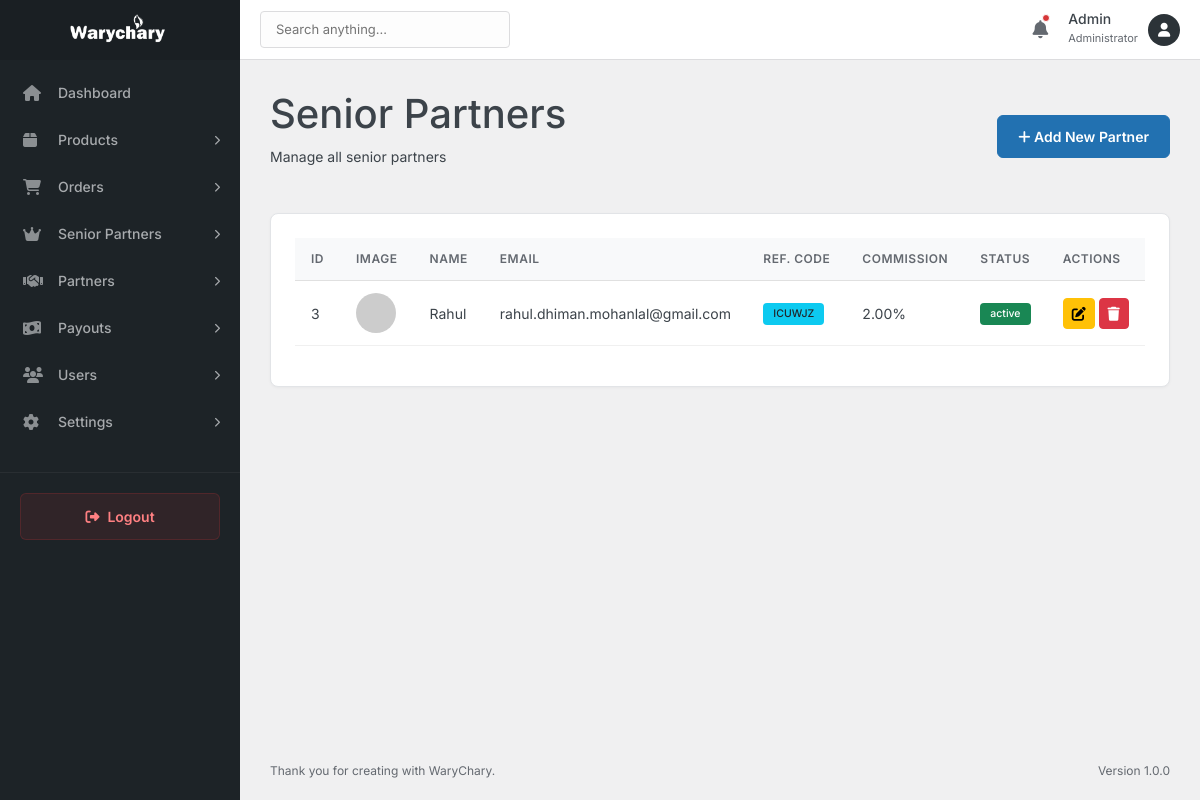
/admin/senior-partners/index.php (signed in), run on an earlier commit of the app's database.
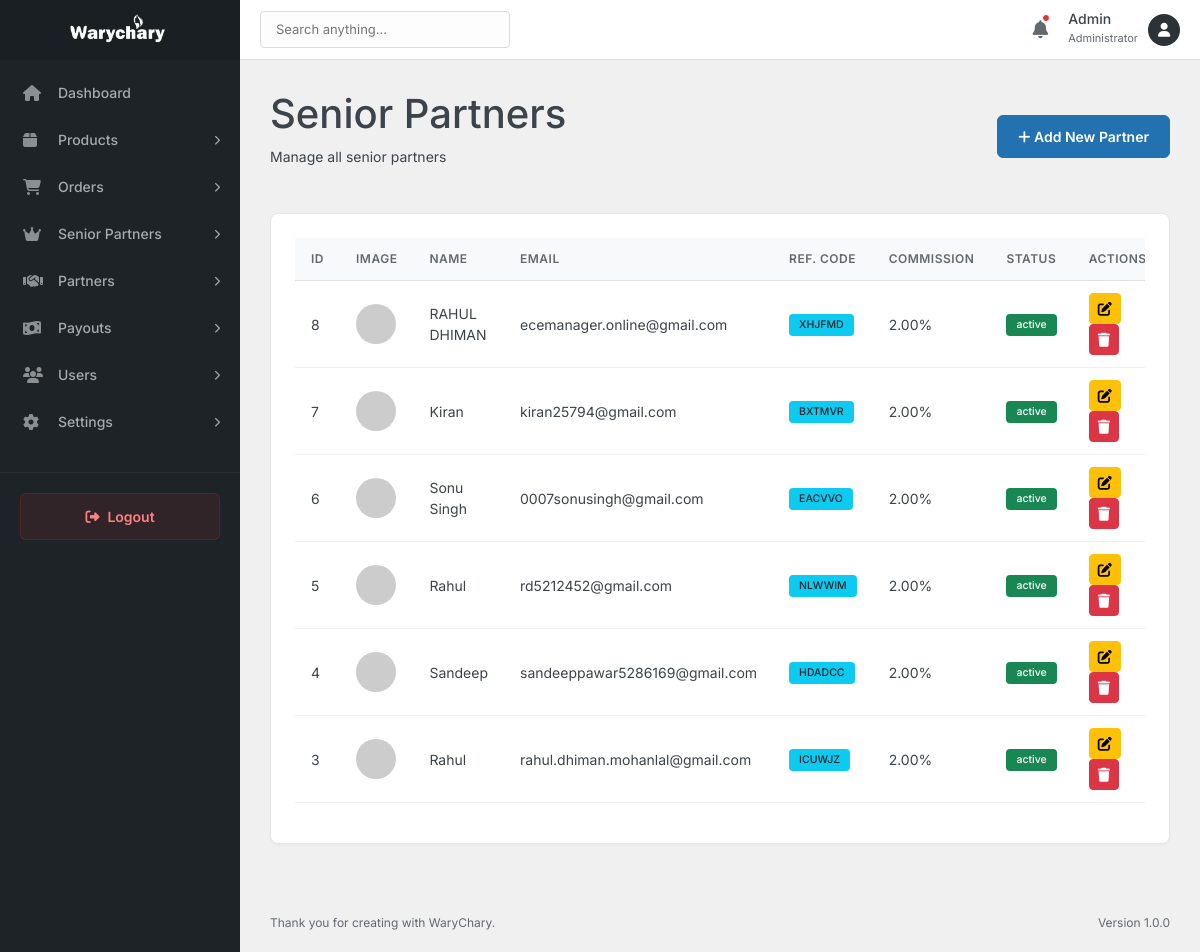
And on a later commit of the database.
### tables this page shows
CREATE TABLE `senior_partners` (
  `id` int(11) NOT NULL AUTO_INCREMENT,
  `name` varchar(100) NOT NULL,
  `email` varchar(100) NOT NULL,
  `mobile` varchar(20) NOT NULL,
  `image` varchar(255) DEFAULT NULL,
  `gender` enum('Male','Female','Other') NOT NULL,
  `state` varchar(100) DEFAULT NULL,
  `city` varchar(100) DEFAULT NULL,
  `pincode` varchar(20) DEFAULT NULL,
  `address` text DEFAULT NULL,
  `password` varchar(255) NOT NULL,
  `referral_code` varchar(6) NOT NULL,
  `commission` decimal(5,2) DEFAULT 2.00,
  `status` enum('active','inactive') DEFAULT 'active',
  `created_at` timestamp NULL DEFAULT current_timestamp(),
  `updated_at` timestamp NULL DEFAULT current_timestamp() ON UPDATE current_timestamp(),
  `earning` decimal(10,2) NOT NULL DEFAULT 0.00,
  `total_earnings` decimal(10,2) NOT NULL DEFAULT 0.00,
  PRIMARY KEY (`id`),
  UNIQUE KEY `email` (`email`),
  UNIQUE KEY `referral_code` (`referral_code`)
);

### admin/senior-partners/index.php (the view, shortened to what this page needs)
<?php
include_once __DIR__ . '/../includes/header.php';
$database = new Database();
$db = $database->getConnection();
?>
<div class="page-header">
    <div class="header-title">
        <h1>Senior Partners</h1>
        <p>Manage all senior partners</p>
    </div>
    <div class="header-actions">
        <a href="add-senior-partner.php" class="btn btn-primary"><i class="fas fa-plus"></i> Add New Partner</a>
    </div>
</div>
<div class="card">
    <div class="card-body">
        <div class="table-responsive">
            <table class="table table-hover">
                <thead>
                    <tr>
                        <th>ID</th>
                        <th>Image</th>
                        <th>Name</th>
                        <th>Email</th>
                        <th>Ref. Code</th>
                        <th>Commission</th>
                        <th>Status</th>
                        <th>Actions</th>
                    </tr>
                </thead>
                <tbody>
                    <?php
                    $query = "SELECT * FROM senior_partners ORDER BY id DESC";
                    $stmt = $db->prepare($query);
                    $stmt->execute();
                    if ($stmt->rowCount() > 0) {
                        while ($row = $stmt->fetch(PDO::FETCH_ASSOC)) {
                            $image_src = !empty($row['image']) ? '../../' . $row['image'] : '../../assets/images/default-avatar.png';
                            echo "<tr>
                                <td>{$row['id']}</td>
                                <td><img src='{$image_src}' class='rounded-circle' width='40' height='40' onerror=\"this.src='https://via.placeholder.com/40'\"></td>
                                <td>{$row['name']}</td>
                                <td>{$row['email']}</td>
                                <td><span class='badge bg-info text-dark'>{$row['referral_code']}</span></td>
                                <td>{$row['commission']}%</td>
                                <td><span class='badge bg-" . ($row['status'] == 'active' ? 'success' : 'danger') . "'>{$row['status']}</span></td>
                                <td>
                                    <a href='edit-senior-partner.php?id={$row['id']}' class='btn btn-sm btn-warning'><i class='fas fa-edit'></i></a>
                                    <a href='index.php?delete_id={$row['id']}' class='btn btn-sm btn-danger' onclick='return confirm(\"Are you sure you want to delete this partner?\")'><i class='fas fa-trash'></i></a>
                                </td>
                            </tr>";
                        }
                    } else {
                        echo "<tr><td colspan='8' class='text-center'>No senior partners found.</td></tr>";
                    }
                    ?>
                </tbody>
            </table>
        </div>
    </div>
</div>
<?php include_once __DIR__ . '/../includes/footer.php'; ?>

What changed in the data, as far as the page shows it:
added senior_partners: id "8", name "RAHUL DHIMAN", email "ecemanager.online@gmail.com", referral_code "XHJFMD", commission "2.00", status "active"
added senior_partners: id "7", name "Kiran", email "kiran25794@gmail.com", referral_code "BXTMVR", commission "2.00", status "active"
added senior_partners: id "6", name "Sonu Singh", email "0007sonusingh@gmail.com", referral_code "EACVVO", commission "2.00", status "active"
added senior_partners: id "5", name "Rahul", email "rd5212452@gmail.com", referral_code "NLWWIM", commission "2.00", status "active"
added senior_partners: id "4", name "Sandeep", email "sandeeppawar5286169@gmail.com", referral_code "HDADCC", commission "2.00", status "active"
